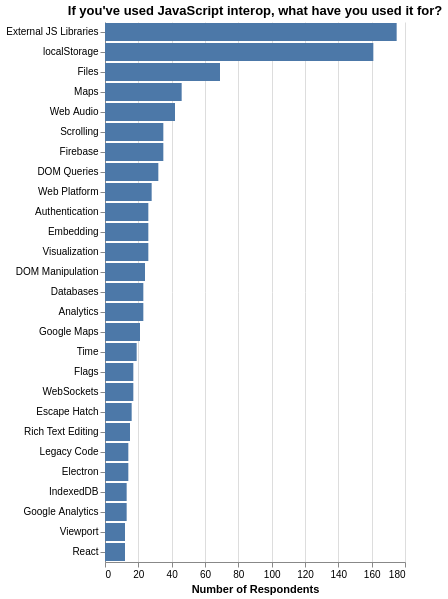

Express this chart as Vega-Lite.
### Vega-Lite specification from a JSON file in a GitHub repository (floating-point values rounded to 4 significant figures)
{"$schema": "https://vega.github.io/schema/vega-lite/v3.json", "title": "If you've used JavaScript interop, what have you used it for?", "data": {"values": "js-interop,count,year,sort\nExternal JS Libraries,175,2018,\nlocalStorage,161,2018,\nFiles,69,2018,\nMaps,46,2018,\nWeb Audio,42,2018,\nScrolling,35,2018,\nFirebase,35,2018,\nDOM Queries,32,2018,\nWeb Platform,28,2018,\nAuthentication,26,2018,\nEmbedding,26,2018,\nVisualization,26,2018,\nDOM Manipulation,24,2018,\nDatabases,23,2018,\nAnalytics,23,2018,\nGoogle Maps,21,2018,\nTime,19,2018,\nFlags,17,2018,\nWebSockets,17,2018,\nEscape Hatch,16,2018,\nRich Text Editing,15,2018,\nLegacy Code,14,2018,\nElectron,14,2018,\nIndexedDB,13,2018,\nGoogle Analytics,13,2018,\nViewport,12,2018,\nReact,12,2018,\n", "format": {"type": "csv"}}, "config": {"view": {"stroke": "transparent"}, "axis": {"domainWidth": 1}}, "encoding": {"x": {"field": "count", "type": "quantitative", "axis": {"title": "Number of Respondents"}}, "y": {"field": "js-interop", "type": "nominal", "axis": {"title": null}, "sort": {"field": "count", "order": "descending", "op": "sum"}}}, "mark": "bar"}
